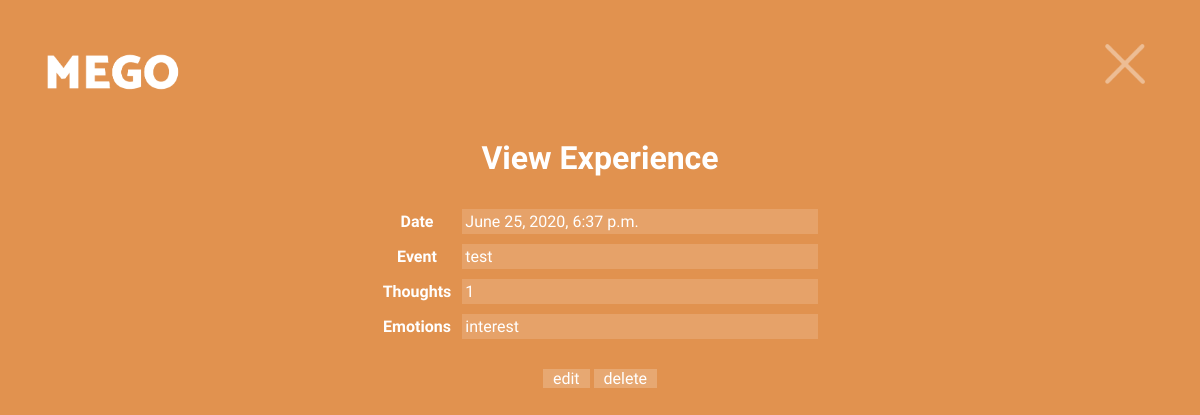
/MEgo/1/ (signed in), run on the app's committed database.
### MEgo/models.py (models this page shows, shortened)
class Experience(models.Model):
    author = models.ForeignKey(settings.AUTH_USER_MODEL, on_delete=models.CASCADE, default='admin')
    input_date = models.DateTimeField(
            default=timezone.now)
    exp_date = models.DateTimeField(
            default=timezone.now)
    walks = models.IntegerField(blank=True, null=True)
    sleep = models.FloatField(blank=True, null=True)
    deep_sleep = models.FloatField(blank=True, null=True)
    heartbeat = models.IntegerField(blank=True, null=True)
    calorie = models.IntegerField(blank=True, null=True)
    distance = models.FloatField(blank=True, null=True)
    event = models.TextField()
    thoughts = models.TextField(null=True)
    emotion = models.TextField()
    importance = models.IntegerField()
    future = models.IntegerField(default=0)
    related_people = models.CharField(max_length=200, blank=True, null=True)
    related_place = models.CharField(max_length=200, blank=True, null=True)
    photo = models.ImageField(blank=True,upload_to=user_path)  # path based on the function and settings
    thumbnail_photo = models.ImageField(blank=True, upload_to=user_path) # it is not required field
    media_links = models.TextField(blank=True, null=True)
    emotion_color = models.CharField(max_length=100, default="", blank=True, null=True)

### MEgo/views.py (the view)
# urls.py: path('MEgo/<int:pk>/', views.experience_detail, name='new_experience_detail'),
@login_required
def experience_detail(request, pk):
    exp = get_object_or_404(Experience, pk=pk)
    return render(request, 'MEgo/new_experience_detail.html', {'exp':exp})

### MEgo/templates/MEgo/new_experience_detail.html (shortened to what this page needs)
{% extends 'MEgo/new_question_base.html' %}
{% load static %}
{% block content %}
    <div class="exp">
        <h1>View Experience</h1>
            <table>
                <tr>
                    <th><label>Date</label></th>
                    <td>{{exp.exp_date}}</td>
                </tr>
                <tr>
                    <th><label>Event</label></th>
                    <td>{{exp.event}}</td>
                </tr>
                <tr>
                    <th><label>Thoughts</label></td>
                    <td>{{exp.thoughts}}</td>
                </tr>
                <tr>
                    <th><label>Emotions</label></th>
                    <td>{{exp.emotion}}</td>
                </tr>
            </table>
        <a href="{% url 'experience_edit' pk=exp.pk %}">edit</a>
        <a href="{% url 'experience_delete' pk=exp.pk %}">delete</a>
    </div>
{% endblock %}

### MEgo/static/css/MEgo.css (style rules this page uses)
.exp { background-color: none; margin-top: 0px; margin-bottom: 0px; padding-top: 10px; padding-bottom: 50px; }
.exp a { background: rgba(255,255,255,0.2); padding-left:10px; padding-right:10px; color:white; }
.exp table { margin:20px; border-collapse: separate; border-spacing: 0 10px; }
.exp label { font-family: 'Catamaran', sans-serif; font-weight: 600; color: white; margin-top : 12px; margin-bottom : 12px; margin-right:10px; text-align: left; }
.exp td { background: rgba(255,255,255,0.15); width:350px; padding:3px; margin-left:20px; }
a { text-decoration:none; color: rgb(229,211,221); }
h1, h2, h3, h4 { font-family: 'Catamaran', sans-serif; font-weight: 600; }

### MEgo/templates/MEgo/new_question_base.html (style rules this page uses)
body { background: radial-gradient( at 0% 0%, rgba(143,52,101,0.45) 0%, rgba(108,28,71,0.45) 50%, rgba(62,38,81,0.45) 100%); font-family: 'Catamaran', sans-serif; font-weight: 400; color: rgb(229,211,221); padding-top : 100px; }

### data on the page
Experience: exp_date "June 25, 2020, 6:37 p.m.", event "test", thoughts "1", emotion "interest"
